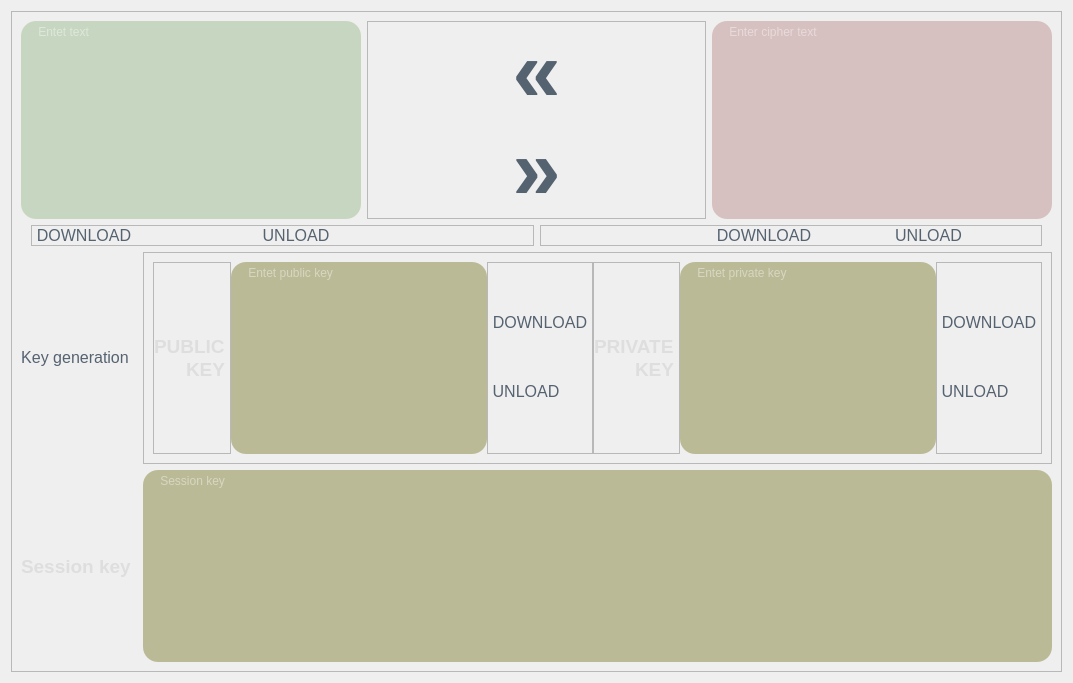
  <widget class="QWidget" name="page_5">
   <layout class="QVBoxLayout" name="verticalLayout_8">
    <item>
     <widget class="QFrame" name="frame_18">
      <property name="frameShape">
       <enum>QFrame::StyledPanel</enum>
      </property>
      <property name="frameShadow">
       <enum>QFrame::Raised</enum>
      </property>
      <layout class="QVBoxLayout" name="verticalLayout_26">
       <item>
        <layout class="QHBoxLayout" name="horizontalLayout_20">
         <item>
          <layout class="QHBoxLayout" name="horizontalLayout_21">
           <property name="topMargin">
            <number>0</number>
           </property>
           <property name="bottomMargin">
            <number>0</number>
           </property>
           <item>
            <widget class="QPlainTextEdit" name="plainTextEdit_10">
             <property name="sizePolicy">
              <sizepolicy hsizetype="Minimum" vsizetype="Expanding">
               <horstretch>0</horstretch>
               <verstretch>0</verstretch>
              </sizepolicy>
             </property>
             <property name="minimumSize">
              <size>
               <width>0</width>
               <height>0</height>
              </size>
             </property>
             <property name="maximumSize">
              <size>
               <width>16777215</width>
               <height>16777215</height>
              </size>
             </property>
             <property name="styleSheet">
              <string notr="true">background-color: qlineargradient(spread:pad, x1:0, y1:0, x2:1, y2:0, stop:1 rgba(30, 110, 0, 50));
color:rgba(255, 255, 255, 210);
border-radius:15px;</string>
             </property>
             <property name="cursorWidth">
              <number>2</number>
             </property>
             <property name="placeholderText">
              <string>    Entet text</string>
             </property>
            </widget>
           </item>
           <item>
            <widget class="QFrame" name="frame_26">
             <property name="frameShape">
              <enum>QFrame::StyledPanel</enum>
             </property>
             <property name="frameShadow">
              <enum>QFrame::Raised</enum>
             </property>
             <layout class="QVBoxLayout" name="verticalLayout_24">
              <property name="spacing">
               <number>0</number>
              </property>
              <property name="leftMargin">
               <number>0</number>
              </property>
              <property name="topMargin">
               <number>0</number>
              </property>
              <property name="rightMargin">
               <number>0</number>
              </property>
              <property name="bottomMargin">
               <number>0</number>
              </property>
              <item>
               <layout class="QVBoxLayout" name="verticalLayout_25">
                <item alignment="Qt::AlignHCenter|Qt::AlignVCenter">
                 <widget class="QPushButton" name="pushButton_27">
                  <property name="font">
                   <font>
                    <pointsize>65</pointsize>
                    <weight>75</weight>
                    <bold>true</bold>
                   </font>
                  </property>
                  <property name="cursor">
                   <cursorShape>PointingHandCursor</cursorShape>
                  </property>
                  <property name="styleSheet">
                   <string notr="true">QPushButton#pushButton_27{
background-color: rgba(0, 0, 0, 0);
color:rgba(85, 98, 112, 255);
border-radius:30px;
}
QPushButton#pushButton_27:hover{
color: rgba(155, 168, 182, 220);
}
QPushButton#pushButton_27:pressed{
padding-left:5px;
padding-top:5px;
color: rgba(115, 128, 142, 255);
}
</string>
                  </property>
                  <property name="text">
                   <string>«</string>
                  </property>
                 </widget>
                </item>
                <item alignment="Qt::AlignHCenter|Qt::AlignVCenter">
                 <widget class="QPushButton" name="pushButton_28">
                  <property name="sizePolicy">
                   <sizepolicy hsizetype="Minimum" vsizetype="Expanding">
                    <horstretch>0</horstretch>
                    <verstretch>0</verstretch>
                   </sizepolicy>
                  </property>
                  <property name="minimumSize">
                   <size>
                    <width>81</width>
                    <height>71</height>
                   </size>
                  </property>
                  <property name="font">
                   <font>
                    <pointsize>65</pointsize>
                    <weight>75</weight>
                    <bold>true</bold>
                    <underline>false</underline>
                    <strikeout>false</strikeout>
                    <kerning>true</kerning>
                   </font>
                  </property>
                  <property name="cursor">
                   <cursorShape>PointingHandCursor</cursorShape>
                  </property>
                  <property name="styleSheet">
                   <string notr="true">QPushButton#pushButton_28{
background-color: rgba(0, 0, 0, 0);
color:rgba(85, 98, 112, 255);
border-radius:30px;
}
QPushButton#pushButton_28:hover{
color: rgba(155, 168, 182, 220);
}
QPushButton#pushButton_28:pressed{
padding-left:5px;
padding-top:5px;
color: rgba(115, 128, 142, 255);
}
</string>
                  </property>
                  <property name="text">
                   <string>»</string>
                  </property>
                 </widget>
                </item>
               </layout>
              </item>
             </layout>
            </widget>
           </item>
           <item>
            <widget class="QPlainTextEdit" name="plainTextEdit_11">
             <property name="sizePolicy">
              <sizepolicy hsizetype="Minimum" vsizetype="Expanding">
               <horstretch>0</horstretch>
               <verstretch>0</verstretch>
              </sizepolicy>
             </property>
             <property name="styleSheet">
              <string notr="true">background-color: qlineargradient(spread:pad, x1:0, y1:0, x2:1, y2:0, stop:1 rgba(119, 0, 0, 50));
color:rgba(255, 255, 255, 210);
border-radius:15px;</string>
             </property>
             <property name="cursorWidth">
              <number>2</number>
             </property>
             <property name="placeholderText">
              <string>    Enter cipher text</string>
             </property>
            </widget>
           </item>
          </layout>
         </item>
        </layout>
       </item>
       <item>
        <layout class="QHBoxLayout" name="horizontalLayout_17">
         <property name="leftMargin">
          <number>10</number>
         </property>
         <property name="topMargin">
          <number>0</number>
         </property>
         <property name="rightMargin">
          <number>10</number>
         </property>
         <property name="bottomMargin">
          <number>0</number>
         </property>
         <item>
          <widget class="QFrame" name="frame_24">
           <property name="frameShape">
            <enum>QFrame::StyledPanel</enum>
           </property>
           <property name="frameShadow">
            <enum>QFrame::Raised</enum>
           </property>
           <layout class="QHBoxLayout" name="horizontalLayout_18">
            <property name="spacing">
             <number>0</number>
            </property>
            <property name="leftMargin">
             <number>0</number>
            </property>
            <property name="topMargin">
             <number>0</number>
            </property>
            <property name="rightMargin">
             <number>50</number>
            </property>
            <property name="bottomMargin">
             <number>0</number>
            </property>
            <item alignment="Qt::AlignLeft">
             <widget class="QPushButton" name="pushButton_23">
              <property name="font">
               <font>
                <pointsize>12</pointsize>
                <weight>50</weight>
                <bold>false</bold>
               </font>
              </property>
              <property name="cursor">
               <cursorShape>PointingHandCursor</cursorShape>
              </property>
              <property name="styleSheet">
               <string notr="true">QPushButton#pushButton_23{
background-color: rgba(0, 0, 0, 0);
color:rgba(85, 98, 112, 255);
border-radius:30px;
}
QPushButton#pushButton_23:hover{
color: rgba(155, 168, 182, 220);
}
QPushButton#pushButton_23:pressed{
padding-left:5px;
padding-top:5px;
color: rgba(115, 128, 142, 255);
}
</string>
              </property>
              <property name="text">
               <string> DOWNLOAD </string>
              </property>
             </widget>
            </item>
            <item alignment="Qt::AlignLeft">
             <widget class="QPushButton" name="pushButton_24">
              <property name="font">
               <font>
                <pointsize>12</pointsize>
                <weight>50</weight>
                <bold>false</bold>
               </font>
              </property>
              <property name="cursor">
               <cursorShape>PointingHandCursor</cursorShape>
              </property>
              <property name="styleSheet">
               <string notr="true">QPushButton#pushButton_24{
background-color: rgba(0, 0, 0, 0);
color:rgba(85, 98, 112, 255);
border-radius:30px;
}
QPushButton#pushButton_24:hover{
color: rgba(155, 168, 182, 220);
}
QPushButton#pushButton_24:pressed{
padding-left:5px;
padding-top:5px;
color: rgba(115, 128, 142, 255);
}
</string>
              </property>
              <property name="text">
               <string> UNLOAD </string>
              </property>
              <property name="autoDefault">
               <bool>false</bool>
              </property>
             </widget>
            </item>
           </layout>
          </widget>
         </item>
         <item>
          <widget class="QFrame" name="frame_25">
           <property name="frameShape">
            <enum>QFrame::StyledPanel</enum>
           </property>
           <property name="frameShadow">
            <enum>QFrame::Raised</enum>
           </property>
           <layout class="QHBoxLayout" name="horizontalLayout_19">
            <property name="spacing">
             <number>0</number>
            </property>
            <property name="leftMargin">
             <number>50</number>
            </property>
            <property name="topMargin">
             <number>0</number>
            </property>
            <property name="rightMargin">
             <number>0</number>
            </property>
            <property name="bottomMargin">
             <number>0</number>
            </property>
            <item alignment="Qt::AlignRight">
             <widget class="QPushButton" name="pushButton_25">
              <property name="font">
               <font>
                <pointsize>12</pointsize>
                <weight>50</weight>
                <bold>false</bold>
               </font>
              </property>
              <property name="cursor">
               <cursorShape>PointingHandCursor</cursorShape>
              </property>
              <property name="styleSheet">
               <string notr="true">QPushButton#pushButton_25{
background-color: rgba(0, 0, 0, 0);
color:rgba(85, 98, 112, 255);
border-radius:30px;
}
QPushButton#pushButton_25:hover{
color: rgba(155, 168, 182, 220);
}
QPushButton#pushButton_25:pressed{
padding-left:5px;
padding-top:5px;
color: rgba(115, 128, 142, 255);
}
</string>
              </property>
              <property name="text">
               <string> DOWNLOAD </string>
              </property>
             </widget>
            </item>
            <item>
             <widget class="QPushButton" name="pushButton_26">
              <property name="font">
               <font>
                <pointsize>12</pointsize>
                <weight>50</weight>
                <bold>false</bold>
               </font>
              </property>
              <property name="cursor">
               <cursorShape>PointingHandCursor</cursorShape>
              </property>
              <property name="styleSheet">
               <string notr="true">QPushButton#pushButton_26{
background-color: rgba(0, 0, 0, 0);
color:rgba(85, 98, 112, 255);
border-radius:30px;
}
QPushButton#pushButton_26:hover{
color: rgba(155, 168, 182, 220);
}
QPushButton#pushButton_26:pressed{
padding-left:5px;
padding-top:5px;
color: rgba(115, 128, 142, 255);
}
</string>
              </property>
              <property name="text">
               <string> UNLOAD </string>
              </property>
             </widget>
            </item>
           </layout>
          </widget>
         </item>
        </layout>
       </item>
       <item>
        <layout class="QGridLayout" name="gridLayout_3">
         <item row="1" column="1">
          <widget class="QPlainTextEdit" name="plainTextEdit_12">
           <property name="styleSheet">
            <string notr="true">background-color: qlineargradient(spread:pad, x1:0, y1:0, x2:1, y2:0, stop:1 rgba(108, 104, 12, 100));
color:rgba(255, 255, 255, 210);
border-radius:15px;</string>
           </property>
           <property name="placeholderText">
            <string>    Session key</string>
           </property>
          </widget>
         </item>
         <item row="0" column="1">
          <widget class="QFrame" name="frame_19">
           <property name="frameShape">
            <enum>QFrame::StyledPanel</enum>
           </property>
           <property name="frameShadow">
            <enum>QFrame::Raised</enum>
           </property>
           <layout class="QHBoxLayout" name="horizontalLayout_13">
            <item>
             <layout class="QHBoxLayout" name="horizontalLayout_16">
              <property name="spacing">
               <number>0</number>
              </property>
              <property name="leftMargin">
               <number>0</number>
              </property>
              <property name="topMargin">
               <number>0</number>
              </property>
              <property name="rightMargin">
               <number>0</number>
              </property>
              <property name="bottomMargin">
               <number>0</number>
              </property>
              <item>
               <widget class="QFrame" name="frame_20">
                <property name="frameShape">
                 <enum>QFrame::StyledPanel</enum>
                </property>
                <property name="frameShadow">
                 <enum>QFrame::Raised</enum>
                </property>
                <layout class="QVBoxLayout" name="verticalLayout_20">
                 <property name="spacing">
                  <number>0</number>
                 </property>
                 <property name="leftMargin">
                  <number>0</number>
                 </property>
                 <property name="topMargin">
                  <number>0</number>
                 </property>
                 <property name="rightMargin">
                  <number>0</number>
                 </property>
                 <property name="bottomMargin">
                  <number>0</number>
                 </property>
                 <item alignment="Qt::AlignRight|Qt::AlignBottom">
                  <widget class="QLabel" name="label_11">
                   <property name="font">
                    <font>
                     <pointsize>14</pointsize>
                     <weight>75</weight>
                     <bold>true</bold>
                    </font>
                   </property>
                   <property name="styleSheet">
                    <string notr="true">color: rgb(222, 222, 222)</string>
                   </property>
                   <property name="text">
                    <string>PUBLIC </string>
                   </property>
                  </widget>
                 </item>
                 <item alignment="Qt::AlignRight|Qt::AlignTop">
                  <widget class="QLabel" name="label_12">
                   <property name="font">
                    <font>
                     <pointsize>14</pointsize>
                     <weight>75</weight>
                     <bold>true</bold>
                    </font>
                   </property>
                   <property name="styleSheet">
                    <string notr="true">color: rgb(222, 222, 222)</string>
                   </property>
                   <property name="text">
                    <string>KEY </string>
                   </property>
                  </widget>
                 </item>
                </layout>
               </widget>
              </item>
              <item alignment="Qt::AlignHCenter|Qt::AlignVCenter">
               <widget class="QPlainTextEdit" name="plainTextEdit_9">
                <property name="sizePolicy">
                 <sizepolicy hsizetype="Minimum" vsizetype="Minimum">
                  <horstretch>0</horstretch>
                  <verstretch>0</verstretch>
                 </sizepolicy>
                </property>
                <property name="styleSheet">
                 <string notr="true">background-color: qlineargradient(spread:pad, x1:0, y1:0, x2:1, y2:0, stop:1 rgba(108, 104, 12, 100));
color:rgba(255, 255, 255, 210);
border-radius:15px;</string>
                </property>
                <property name="cursorWidth">
                 <number>2</number>
                </property>
                <property name="placeholderText">
                 <string>    Entet public key</string>
                </property>
               </widget>
              </item>
              <item>
               <widget class="QFrame" name="frame_21">
                <property name="frameShape">
                 <enum>QFrame::StyledPanel</enum>
                </property>
                <property name="frameShadow">
                 <enum>QFrame::Raised</enum>
                </property>
                <layout class="QVBoxLayout" name="verticalLayout_21">
                 <property name="spacing">
                  <number>0</number>
                 </property>
                 <property name="leftMargin">
                  <number>0</number>
                 </property>
                 <property name="topMargin">
                  <number>0</number>
                 </property>
                 <property name="rightMargin">
                  <number>0</number>
                 </property>
                 <property name="bottomMargin">
                  <number>0</number>
                 </property>
                 <item alignment="Qt::AlignLeft">
                  <widget class="QPushButton" name="pushButton_21">
                   <property name="font">
                    <font>
                     <pointsize>12</pointsize>
                     <weight>50</weight>
                     <bold>false</bold>
                    </font>
                   </property>
                   <property name="cursor">
                    <cursorShape>PointingHandCursor</cursorShape>
                   </property>
                   <property name="styleSheet">
                    <string notr="true">QPushButton#pushButton_21{
background-color: rgba(0, 0, 0, 0);
color:rgba(85, 98, 112, 255);
border-radius:30px;
}
QPushButton#pushButton_21:hover{
color: rgba(155, 168, 182, 220);
}
QPushButton#pushButton_21:pressed{
padding-left:5px;
padding-top:5px;
color: rgba(115, 128, 142, 255);
}
</string>
                   </property>
                   <property name="text">
                    <string> DOWNLOAD </string>
                   </property>
                  </widget>
                 </item>
                 <item alignment="Qt::AlignLeft">
                  <widget class="QPushButton" name="pushButton_22">
                   <property name="font">
                    <font>
                     <pointsize>12</pointsize>
                     <weight>50</weight>
                     <bold>false</bold>
                    </font>
                   </property>
                   <property name="cursor">
                    <cursorShape>PointingHandCursor</cursorShape>
                   </property>
                   <property name="styleSheet">
                    <string notr="true">QPushButton#pushButton_22{
background-color: rgba(0, 0, 0, 0);
color:rgba(85, 98, 112, 255);
border-radius:30px;
}
QPushButton#pushButton_22:hover{
color: rgba(155, 168, 182, 220);
}
QPushButton#pushButton_22:pressed{
padding-left:5px;
padding-top:5px;
color: rgba(115, 128, 142, 255);
}
</string>
                   </property>
                   <property name="text">
                    <string> UNLOAD </string>
                   </property>
                  </widget>
                 </item>
                </layout>
               </widget>
              </item>
              <item>
               <widget class="QFrame" name="frame_22">
                <property name="frameShape">
                 <enum>QFrame::StyledPanel</enum>
                </property>
                <property name="frameShadow">
                 <enum>QFrame::Raised</enum>
                </property>
                <layout class="QVBoxLayout" name="verticalLayout_22">
                 <property name="spacing">
                  <number>0</number>
                 </property>
                 <property name="leftMargin">
                  <number>0</number>
                 </property>
                 <property name="topMargin">
                  <number>0</number>
                 </property>
                 <property name="rightMargin">
                  <number>0</number>
                 </property>
                 <property name="bottomMargin">
                  <number>0</number>
                 </property>
                 <item alignment="Qt::AlignRight|Qt::AlignBottom">
                  <widget class="QLabel" name="label_13">
                   <property name="font">
                    <font>
                     <pointsize>14</pointsize>
                     <weight>75</weight>
                     <bold>true</bold>
                    </font>
                   </property>
                   <property name="styleSheet">
                    <string notr="true">color: rgb(222, 222, 222)</string>
                   </property>
                   <property name="text">
                    <string>PRIVATE </string>
                   </property>
                  </widget>
                 </item>
                 <item alignment="Qt::AlignRight|Qt::AlignTop">
                  <widget class="QLabel" name="label_14">
                   <property name="font">
                    <font>
                     <pointsize>14</pointsize>
                     <weight>75</weight>
                     <bold>true</bold>
                    </font>
                   </property>
                   <property name="styleSheet">
                    <string notr="true">color: rgb(222, 222, 222)</string>
                   </property>
                   <property name="text">
                    <string>KEY </string>
                   </property>
                  </widget>
                 </item>
                </layout>
               </widget>
              </item>
              <item>
               <widget class="QPlainTextEdit" name="plainTextEdit_7">
                <property name="sizePolicy">
                 <sizepolicy hsizetype="Minimum" vsizetype="Minimum">
                  <horstretch>0</horstretch>
                  <verstretch>0</verstretch>
                 </sizepolicy>
                </property>
                <property name="minimumSize">
                 <size>
                  <width>0</width>
                  <height>1</height>
                 </size>
                </property>
                <property name="styleSheet">
                 <string notr="true">background-color: qlineargradient(spread:pad, x1:0, y1:0, x2:1, y2:0, stop:1 rgba(108, 104, 12, 100));
color:rgba(255, 255, 255, 210);
border-radius:15px;</string>
                </property>
                <property name="cursorWidth">
                 <number>2</number>
                </property>
                <property name="maximumBlockCount">
                 <number>-5</number>
                </property>
                <property name="centerOnScroll">
                 <bool>false</bool>
                </property>
                <property name="placeholderText">
                 <string>    Entet private key</string>
                </property>
               </widget>
              </item>
              <item>
               <widget class="QFrame" name="frame_23">
                <property name="frameShape">
                 <enum>QFrame::StyledPanel</enum>
                </property>
                <property name="frameShadow">
                 <enum>QFrame::Raised</enum>
                </property>
                <layout class="QVBoxLayout" name="verticalLayout_23">
                 <property name="spacing">
                  <number>0</number>
                 </property>
                 <property name="leftMargin">
                  <number>0</number>
                 </property>
                 <property name="topMargin">
                  <number>0</number>
                 </property>
                 <property name="rightMargin">
                  <number>0</number>
                 </property>
                 <property name="bottomMargin">
                  <number>0</number>
                 </property>
                 <item alignment="Qt::AlignLeft">
                  <widget class="QPushButton" name="pushButton_17">
                   <property name="font">
                    <font>
                     <pointsize>12</pointsize>
                     <weight>50</weight>
                     <bold>false</bold>
                    </font>
                   </property>
                   <property name="cursor">
                    <cursorShape>PointingHandCursor</cursorShape>
                   </property>
                   <property name="styleSheet">
                    <string notr="true">QPushButton#pushButton_17{
background-color: rgba(0, 0, 0, 0);
color:rgba(85, 98, 112, 255);
border-radius:30px;
}
QPushButton#pushButton_17:hover{
color: rgba(155, 168, 182, 220);
}
QPushButton#pushButton_17:pressed{
padding-left:5px;
padding-top:5px;
color: rgba(115, 128, 142, 255);
}
</string>
                   </property>
                   <property name="text">
                    <string> DOWNLOAD </string>
                   </property>
                  </widget>
                 </item>
                 <item alignment="Qt::AlignLeft">
                  <widget class="QPushButton" name="pushButton_18">
                   <property name="font">
                    <font>
                     <pointsize>12</pointsize>
                     <weight>50</weight>
                     <bold>false</bold>
                    </font>
                   </property>
                   <property name="cursor">
                    <cursorShape>PointingHandCursor</cursorShape>
                   </property>
                   <property name="styleSheet">
                    <string notr="true">QPushButton#pushButton_18{
background-color: rgba(0, 0, 0, 0);
color:rgba(85, 98, 112, 255);
border-radius:30px;
}
QPushButton#pushButton_18:hover{
color: rgba(155, 168, 182, 220);
}
QPushButton#pushButton_18:pressed{
padding-left:5px;
padding-top:5px;
color: rgba(115, 128, 142, 255);
}
</string>
                   </property>
                   <property name="text">
                    <string> UNLOAD </string>
                   </property>
                  </widget>
                 </item>
                </layout>
               </widget>
              </item>
             </layout>
            </item>
           </layout>
          </widget>
         </item>
         <item row="1" column="0" alignment="Qt::AlignRight">
          <widget class="QLabel" name="label_4">
           <property name="font">
            <font>
             <pointsize>14</pointsize>
             <weight>75</weight>
             <bold>true</bold>
            </font>
           </property>
           <property name="styleSheet">
            <string notr="true">color: rgb(222, 222, 222)</string>
           </property>
           <property name="text">
            <string>Session key </string>
           </property>
          </widget>
         </item>
         <item row="0" column="0" alignment="Qt::AlignLeft">
          <widget class="QPushButton" name="pushButton_29">
           <property name="font">
            <font>
             <pointsize>12</pointsize>
            </font>
           </property>
           <property name="cursor">
            <cursorShape>PointingHandCursor</cursorShape>
           </property>
           <property name="styleSheet">
            <string notr="true">QPushButton#pushButton_29{
background-color: rgba(0, 0, 0, 0);
color:rgba(85, 98, 112, 255);
border-radius:30px;
}
QPushButton#pushButton_29:hover{
color: rgba(155, 168, 182, 220);
}
QPushButton#pushButton_29:pressed{
padding-left:5px;
padding-top:5px;
color: rgba(115, 128, 142, 255);
}
</string>
           </property>
           <property name="text">
            <string>Key generation</string>
           </property>
          </widget>
         </item>
        </layout>
       </item>
      </layout>
     </widget>
    </item>
   </layout>
  </widget>
